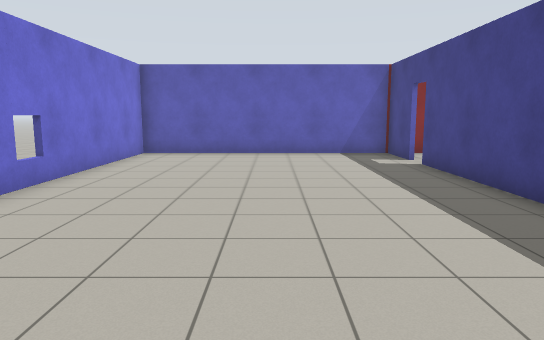
view 1 (above)

23 first-person views from a walk through a Gazebo world. The camera is 1.3 m above the floor, tilts 8° down and sees 70° across. The floor is counted in squares, 1 m on a side. Each view is taken from the middle of a square. On the plan, view 1 faces up. The plan holds only what a view shows up to about 16 squares ahead; the rest is blank. The place goes on beyond the plan. Simple patterns stand in for the simulator's built-in surfaces.

view 2
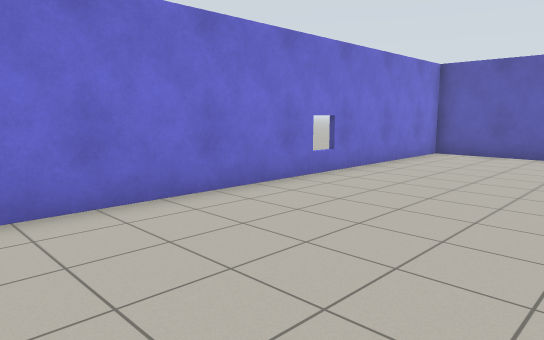

view 3
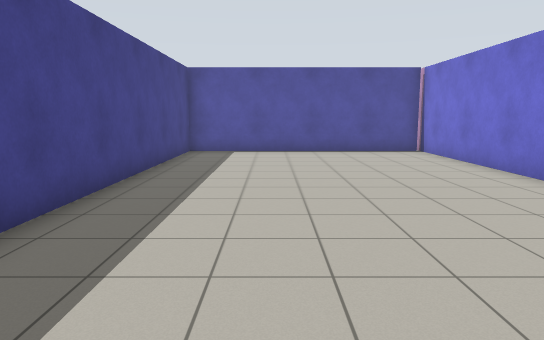

view 4
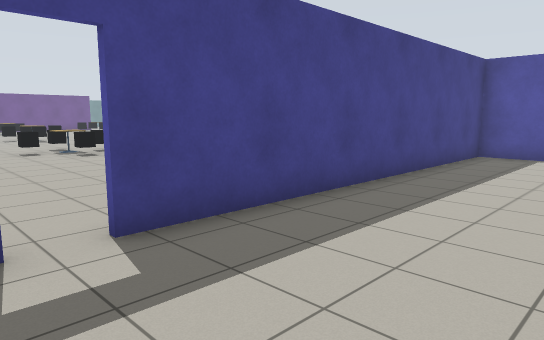

view 5
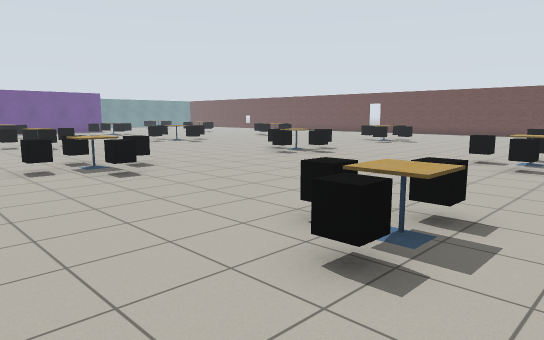

view 6
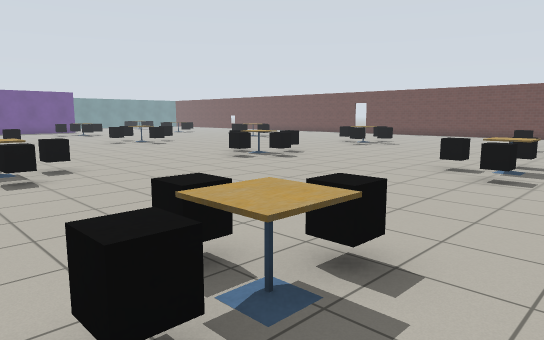

view 7
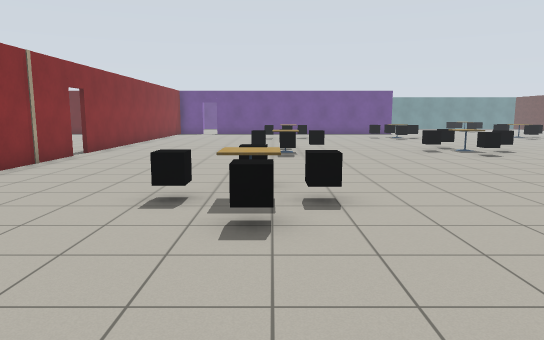

view 8
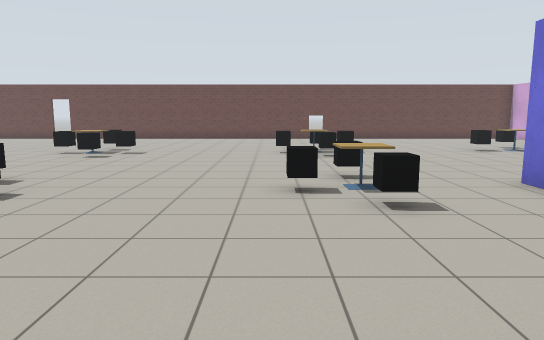

view 9
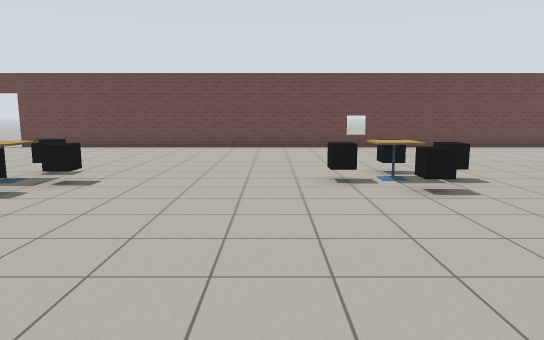

view 10
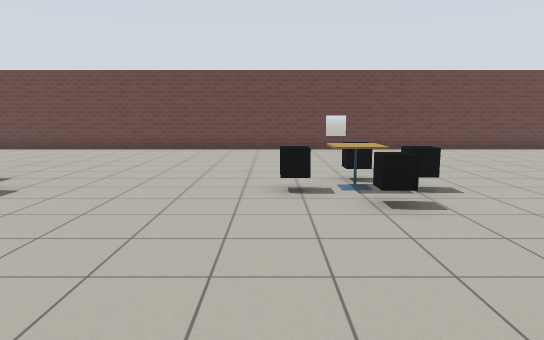

view 11
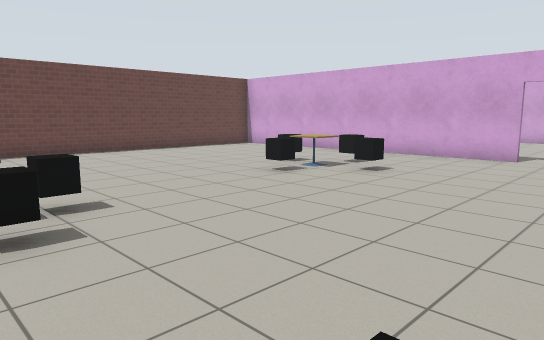

view 12
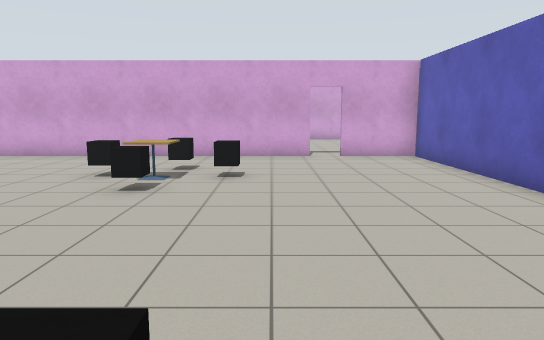

view 13
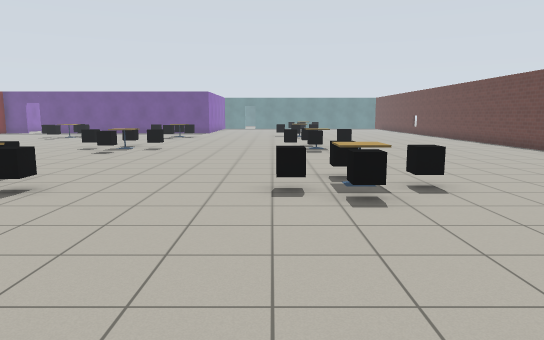

view 14
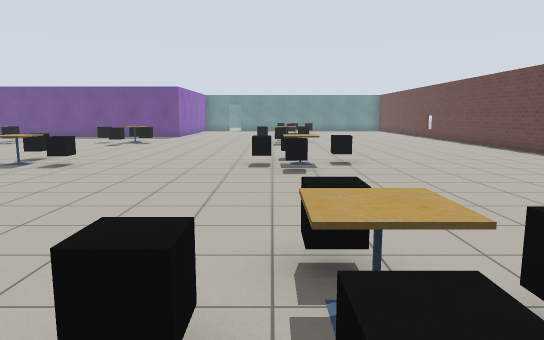

view 15
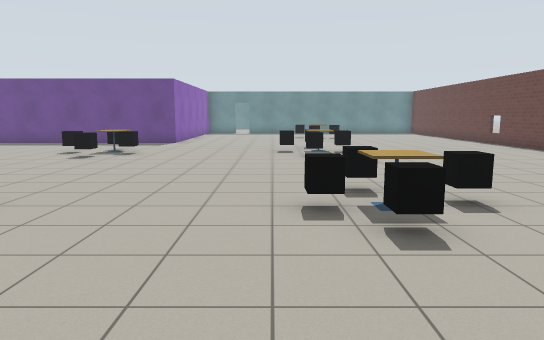

view 16
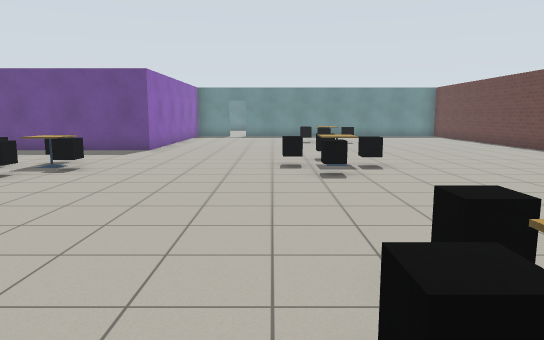

view 17
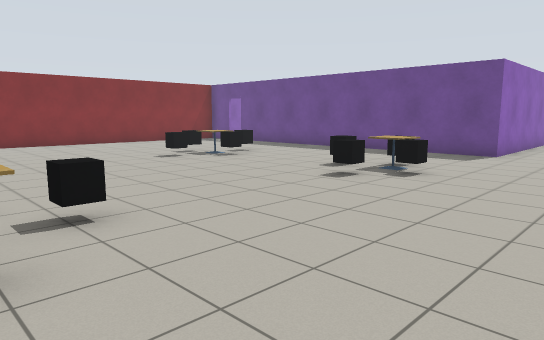

view 18
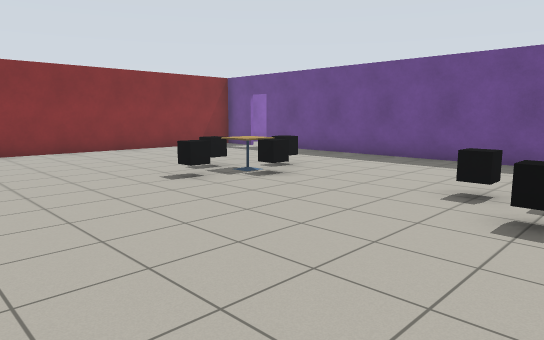

view 19
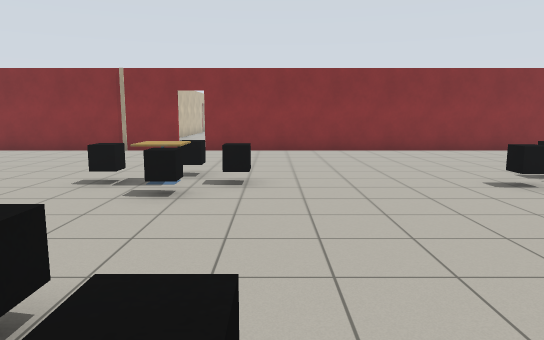

view 20
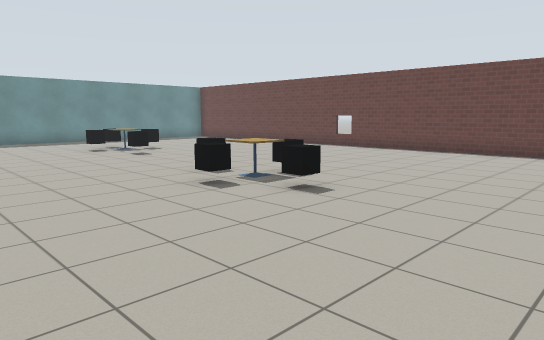

view 21
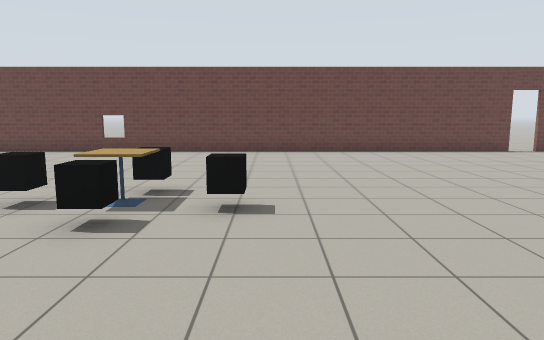

view 22
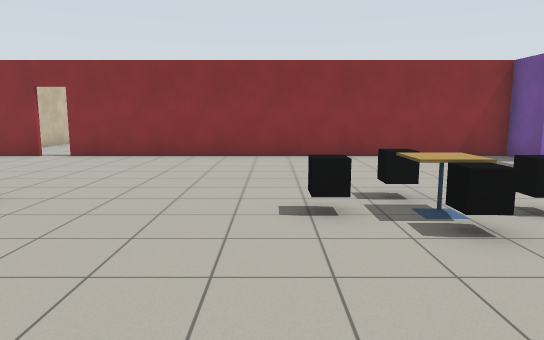

view 23
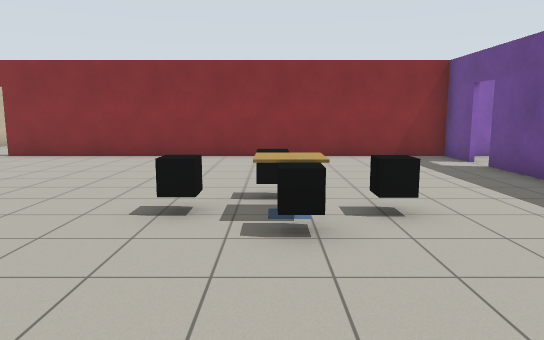

### Floor plan
Points are (right, up) in squares from view 1. A wall is a line through its corners. A room is listed if a view was taken in it or the views show most of it. See-through windows are left out.
Room 1 (views 1, 2, 3, 4)
walls: (4, 11.2) (4, 13.4) (-4.5, 13.4) (-4.5, -0.9); (-4.4, -1.3) (4, -1.3) (4, 10.4)
ways out: open door at (4, 11) to room 2
Room 2 (views 5, 6, 7, 8, 9, 10, 11, 12, 13, 14, 15, 16, 17, 18, 19, 20, 21, 22, 23)
walls: (21.4, -16.1) (40, -16.1); (21.6, 13.4) (14.9, 13.4); (4.2, -0.8) (4.2, -1.5); (1.6, -1.4) (-4.4, -1.4); (36.5, 11.7) (36.5, 13.4) (22.5, 13.4); (42.4, -1.4) (36.5, -1.4) (36.5, 10.9); (-4.5, -0.9) (-4.5, -3.9); (-4.5, -4.7) (-4.5, -14.7); (-1.6, -16.1) (20.4, -16.1)
ways out: open door at (4, 11) to room 1; open door at (-4.5, -4.5); open door at (21, -16); open door at (22, 13.5); open door at (37, 11.5)
objects: black box (-1, -8); black box (0, -10) to (0, -9); cafe table (0, -8); black box (0, -7); black box (1, -8); black box (6, -8); black box (7, -9); cafe table (7, -8) to (8, -8); black box (7, -7); black box (7, -2); cafe table (7, -1); black box (7, 0); black box (7, 6); cafe table (7, 7); black box (7, 8); black box (8, -1); black box (8, 7); black box (9, -8); black box (14, -7); black box (14, 0); black box (14, 7); black box (15, -9); cafe table (15, -8); black box (15, -7) to (15, -6); black box (15, -2) to (15, -1); other object (15, 0); black box (15, 1); black box (15, 6); cafe table (15, 7) to (15, 8); black box (15, 9); black box (16, -8); other object (16, 0); black box (16, 7); black box (22, -8); black box (22, 0); black box (22, 6); cafe table (23, -8) to (24, -8); black box (23, -7); black box (23, -1); cafe table (23, 0); black box (23, 1); black box (23, 5) to (23, 6); black box (23, 7); black box (24, -9); black box (24, 0) to (25, 0); black box (24, 6); black box (25, -8); black box (30, 0); black box (30, 6); black box (31, -7); black box (31, -1) to (32, -1); black box (31, 5); cafe table (31, 6); black box (31, 7); black box (32, -9) to (32, -8); black box (32, -7); other object (32, 0) to (33, 0); black box (32, 1); black box (33, 6); black box (34, -8); black box (39, -8); other object (40, -10) to (41, -9); black box (41, -8); black box (42, -9)

Positions as (right, up) in squares from view 1, and headings:
1: (0, 0), facing up
2: (1, 0), facing up-left
3: (1, 13), facing down
4: (0, 12), facing down-right
5: (5, 11), facing down-right
6: (5, 9), facing down-right
7: (9, 7), facing right
8: (9, 6), facing down
9: (10, 0), facing down
10: (9, -1), facing down
11: (8, -2), facing down-left
12: (8, -6), facing left
13: (8, -6), facing right
14: (13, -7), facing right
15: (18, -6), facing right
16: (22, -6), facing right
17: (23, -5), facing up-right
18: (25, -1), facing up-right
19: (25, -1), facing up
20: (26, -2), facing down-right
21: (30, -2), facing down
22: (29, 1), facing up
23: (31, 1), facing up
